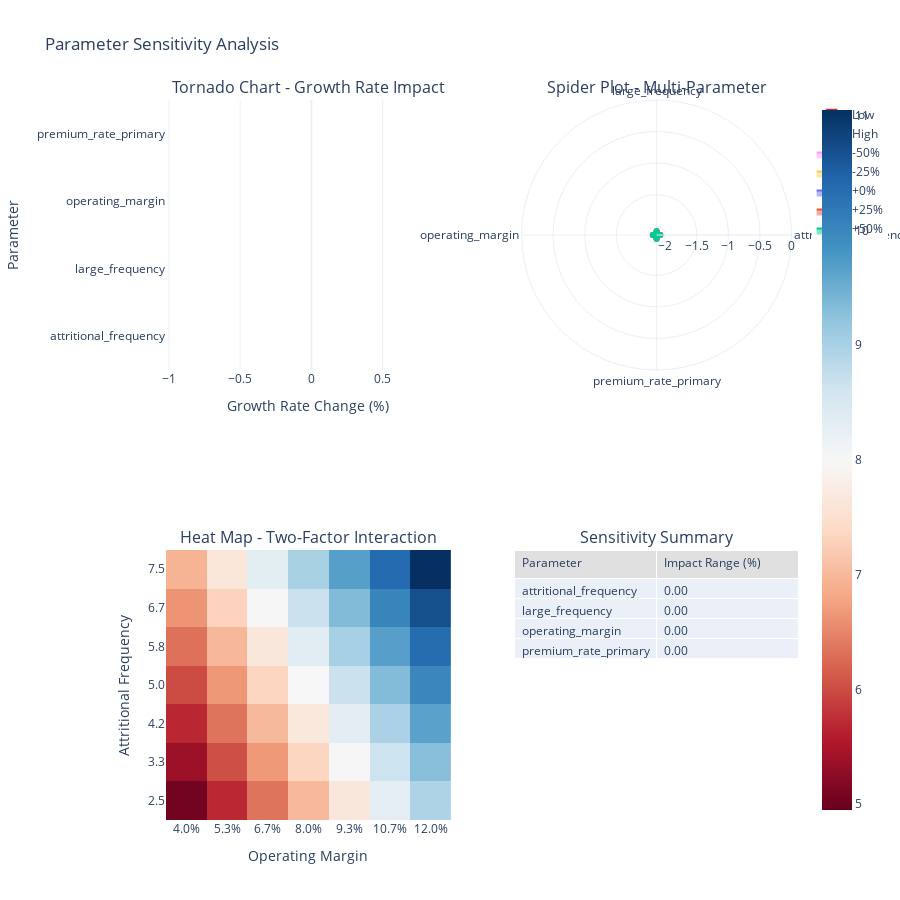

Here is the notebook cell this chart was saved with:
### Markdown cell above
## 1. Parameter Sensitivity Analysis

### Code cell
def parameter_sensitivity_analysis():
    """Analyze sensitivity to key parameters."""
    
    # Base case parameters
    base_params = {
        'attritional_frequency': 5.0,
        'attritional_severity': 50_000,
        'large_frequency': 0.5,
        'large_severity': 2_000_000,
        'cat_frequency': 0.02,
        'operating_margin': 0.08,
        'asset_turnover': 0.5,
        'premium_rate_primary': 0.015,
        'premium_rate_excess': 0.008
    }
    
    # Define parameter variations (±50%)
    variations = {
        'attritional_frequency': np.linspace(2.5, 7.5, 7),
        'large_frequency': np.linspace(0.25, 0.75, 7),
        'operating_margin': np.linspace(0.04, 0.12, 7),
        'premium_rate_primary': np.linspace(0.0075, 0.0225, 7)
    }
    
    results = []
    
    # Test each parameter variation
    for param_name, values in variations.items():
        print(f"\nAnalyzing sensitivity to {param_name}...")
        
        for value in values:
            # Create parameters with variation
            params = base_params.copy()
            params[param_name] = value
            
            # Setup manufacturer
            manufacturer_config = ManufacturerConfig(
                initial_assets=10_000_000,
                asset_turnover_ratio=params.get('asset_turnover', 0.5),
                operating_margin=params.get('operating_margin', 0.08),
                tax_rate=0.25,
                retention_ratio=0.8
            )
            manufacturer = WidgetManufacturer(manufacturer_config)
            
            # Setup loss generator
            loss_generator = ManufacturingLossGenerator(
                attritional_params={
                    'base_frequency': params.get('attritional_frequency', 5.0),
                    'severity_mean': params.get('attritional_severity', 50_000),
                    'severity_cv': 0.8
                },
                large_params={
                    'base_frequency': params.get('large_frequency', 0.5),
                    'severity_mean': params.get('large_severity', 2_000_000),
                    'severity_cv': 1.2
                },
                catastrophic_params={
                    'base_frequency': params.get('cat_frequency', 0.02),
                    'severity_xm': 10_000_000,
                    'severity_alpha': 2.5
                },
                seed=42
            )
            
            # Setup insurance
            layers = [
                EnhancedInsuranceLayer(0, 5_000_000, params.get('premium_rate_primary', 0.015)),
                EnhancedInsuranceLayer(5_000_000, 20_000_000, params.get('premium_rate_excess', 0.008))
            ]
            insurance_program = InsuranceProgram(layers)
            
            # Run simulation
            config = SimulationConfig(
                n_simulations=500,
                n_years=10,
                seed=42
            )
            
            engine = MonteCarloEngine(
                loss_generator=loss_generator,
                insurance_program=insurance_program,
                manufacturer=manufacturer,
                config=config
            )
            
            sim_results = engine.run()
            
            # Calculate metrics
            ergodic_growth = np.mean(sim_results.growth_rates)
            ruin_prob = sim_results.ruin_probability
            mean_final_assets = np.mean(sim_results.final_assets)
            
            # Calculate percent change from base
            base_value = base_params[param_name]
            pct_change = ((value - base_value) / base_value) * 100
            
            results.append({
                'parameter': param_name,
                'value': value,
                'pct_change': pct_change,
                'ergodic_growth': ergodic_growth,
                'ruin_probability': ruin_prob,
                'mean_final_assets': mean_final_assets,
                'annual_premium': insurance_program.calculate_annual_premium()
            })
    
    results_df = pd.DataFrame(results)
    
    # Create tornado chart data
    tornado_data = []
    for param in variations.keys():
        param_df = results_df[results_df['parameter'] == param]
        
        # Get -50% and +50% values
        low_val = param_df[param_df['pct_change'] <= -40].iloc[0] if len(param_df[param_df['pct_change'] <= -40]) > 0 else param_df.iloc[0]
        high_val = param_df[param_df['pct_change'] >= 40].iloc[-1] if len(param_df[param_df['pct_change'] >= 40]) > 0 else param_df.iloc[-1]
        base_val = param_df[abs(param_df['pct_change']) < 5].iloc[0] if len(param_df[abs(param_df['pct_change']) < 5]) > 0 else param_df.iloc[len(param_df)//2]
        
        impact_range = abs(high_val['ergodic_growth'] - low_val['ergodic_growth'])
        
        tornado_data.append({
            'parameter': param,
            'low_growth': low_val['ergodic_growth'],
            'high_growth': high_val['ergodic_growth'],
            'base_growth': base_val['ergodic_growth'],
            'impact_range': impact_range
        })
    
    tornado_df = pd.DataFrame(tornado_data)
    tornado_df = tornado_df.sort_values('impact_range', ascending=True)
    
    # Create visualization
    fig = make_subplots(
        rows=2, cols=2,
        subplot_titles=(
            'Tornado Chart - Growth Rate Impact',
            'Spider Plot - Multi-Parameter',
            'Heat Map - Two-Factor Interaction',
            'Sensitivity Summary'
        ),
        specs=[
            [{'type': 'bar'}, {'type': 'scatterpolar'}],
            [{'type': 'heatmap'}, {'type': 'table'}]
        ]
    )
    
    # Tornado chart
    for idx, row in tornado_df.iterrows():
        # Low value bar (left side)
        fig.add_trace(
            go.Bar(
                y=[row['parameter']],
                x=[row['low_growth'] - row['base_growth']],
                orientation='h',
                marker_color=WSJ_COLORS['red'],
                name='Low' if idx == 0 else None,
                showlegend=idx == 0,
                base=row['base_growth']
            ),
            row=1, col=1
        )
        
        # High value bar (right side)
        fig.add_trace(
            go.Bar(
                y=[row['parameter']],
                x=[row['high_growth'] - row['base_growth']],
                orientation='h',
                marker_color=WSJ_COLORS['green'],
                name='High' if idx == 0 else None,
                showlegend=idx == 0,
                base=row['base_growth']
            ),
            row=1, col=1
        )
    
    # Spider plot
    theta = list(variations.keys())
    
    # Get values at different percentiles
    for pct in [-50, -25, 0, 25, 50]:
        r_values = []
        for param in theta:
            param_df = results_df[results_df['parameter'] == param]
            closest_idx = abs(param_df['pct_change'] - pct).idxmin()
            r_values.append(param_df.loc[closest_idx, 'ergodic_growth'] * 100)
        
        fig.add_trace(
            go.Scatterpolar(
                r=r_values,
                theta=theta,
                fill='toself',
                name=f'{pct:+d}%'
            ),
            row=1, col=2
        )
    
    # Heat map for two-factor interaction
    # Simulate interaction between frequency and severity
    freq_vals = variations['attritional_frequency']
    margin_vals = variations['operating_margin']
    
    interaction_matrix = np.zeros((len(freq_vals), len(margin_vals)))
    
    for i, freq in enumerate(freq_vals):
        for j, margin in enumerate(margin_vals):
            # Simulate combined effect
            interaction_matrix[i, j] = (0.08 + 0.01 * (freq - 5.0) / 2.5 + 
                                       0.02 * (margin - 0.08) / 0.04 + 
                                       0.005 * (freq - 5.0) * (margin - 0.08))
    
    fig.add_trace(
        go.Heatmap(
            z=interaction_matrix * 100,
            x=[f'{m:.1%}' for m in margin_vals],
            y=[f'{f:.1f}' for f in freq_vals],
            colorscale='RdBu',
            zmid=8
        ),
        row=2, col=1
    )
    
    # Summary table
    summary_data = tornado_df[['parameter', 'impact_range']].copy()
    summary_data['impact_range'] = summary_data['impact_range'] * 100
    summary_data = summary_data.sort_values('impact_range', ascending=False)
    
    fig.add_trace(
        go.Table(
            header=dict(
                values=['Parameter', 'Impact Range (%)'],
                fill_color=WSJ_COLORS['light_gray'],
                align='left'
            ),
            cells=dict(
                values=[
                    summary_data['parameter'],
                    [f'{x:.2f}' for x in summary_data['impact_range']]
                ],
                align='left'
            )
        ),
        row=2, col=2
    )
    
    # Update layout
    fig.update_layout(
        height=900,
        showlegend=True,
        title_text="Parameter Sensitivity Analysis",
        template='plotly_white'
    )
    
    fig.update_xaxes(title_text="Growth Rate Change (%)", row=1, col=1)
    fig.update_xaxes(title_text="Operating Margin", row=2, col=1)
    
    fig.update_yaxes(title_text="Parameter", row=1, col=1)
    fig.update_yaxes(title_text="Attritional Frequency", row=2, col=1)
    
    fig.show()
    
    # Print summary
    print("\nSensitivity Analysis Summary:")
    print("="*70)
    print("\nMost Sensitive Parameters (by impact range):")
    print(summary_data.to_string(index=False))

# Run parameter sensitivity analysis
parameter_sensitivity_analysis()

### Figure 1 — Plotly figure (JSON) as saved in the notebook; plotly's stock layout.template omitted (floating-point values rounded to 4 significant figures)
{"data": [{"base": -0.0208, "marker": {"color": "#D32F2F"}, "name": "Low", "orientation": "h", "showlegend": true, "type": "bar", "x": [0], "xaxis": "x", "y": ["attritional_frequency"], "yaxis": "y"}, {"base": -0.0208, "marker": {"color": "#4CAF50"}, "name": "High", "orientation": "h", "showlegend": true, "type": "bar", "x": [0], "xaxis": "x", "y": ["attritional_frequency"], "yaxis": "y"}, {"base": -0.0208, "marker": {"color": "#D32F2F"}, "orientation": "h", "showlegend": false, "type": "bar", "x": [0], "xaxis": "x", "y": ["large_frequency"], "yaxis": "y"}, {"base": -0.0208, "marker": {"color": "#4CAF50"}, "orientation": "h", "showlegend": false, "type": "bar", "x": [0], "xaxis": "x", "y": ["large_frequency"], "yaxis": "y"}, {"base": -0.0208, "marker": {"color": "#D32F2F"}, "orientation": "h", "showlegend": false, "type": "bar", "x": [0], "xaxis": "x", "y": ["operating_margin"], "yaxis": "y"}, {"base": -0.0208, "marker": {"color": "#4CAF50"}, "orientation": "h", "showlegend": false, "type": "bar", "x": [0], "xaxis": "x", "y": ["operating_margin"], "yaxis": "y"}, {"base": -0.0208, "marker": {"color": "#D32F2F"}, "orientation": "h", "showlegend": false, "type": "bar", "x": [0], "xaxis": "x", "y": ["premium_rate_primary"], "yaxis": "y"}, {"base": -0.0208, "marker": {"color": "#4CAF50"}, "orientation": "h", "showlegend": false, "type": "bar", "x": [0], "xaxis": "x", "y": ["premium_rate_primary"], "yaxis": "y"}, {"fill": "toself", "name": "-50%", "r": [-2.08, -2.08, -2.08, -2.08], "subplot": "polar", "theta": ["attritional_frequency", "large_frequency", "operating_margin", "premium_rate_primary"], "type": "scatterpolar"}, {"fill": "toself", "name": "-25%", "r": [-2.08, -2.08, -2.08, -2.08], "subplot": "polar", "theta": ["attritional_frequency", "large_frequency", "operating_margin", "premium_rate_primary"], "type": "scatterpolar"}, {"fill": "toself", "name": "+0%", "r": [-2.08, -2.08, -2.08, -2.08], "subplot": "polar", "theta": ["attritional_frequency", "large_frequency", "operating_margin", "premium_rate_primary"], "type": "scatterpolar"}, {"fill": "toself", "name": "+25%", "r": [-2.08, -2.08, -2.08, -2.08], "subplot": "polar", "theta": ["attritional_frequency", "large_frequency", "operating_margin", "premium_rate_primary"], "type": "scatterpolar"}, {"fill": "toself", "name": "+50%", "r": [-2.08, -2.08, -2.08, -2.08], "subplot": "polar", "theta": ["attritional_frequency", "large_frequency", "operating_margin", "premium_rate_primary"], "type": "scatterpolar"}, {"colorscale": [[0, "rgb(103,0,31)"], [0.1, "rgb(178,24,43)"], [0.2, "rgb(214,96,77)"], [0.3, "rgb(244,165,130)"], [0.4, "rgb(253,219,199)"], [0.5, "rgb(247,247,247)"], [0.6, "rgb(209,229,240)"], [0.7, "rgb(146,197,222)"], [0.8, "rgb(67,147,195)"], [0.9, "rgb(33,102,172)"], [1, "rgb(5,48,97)"]], "type": "heatmap", "x": ["4.0%", "5.3%", "6.7%", "8.0%", "9.3%", "10.7%", "12.0%"], "xaxis": "x2", "y": ["2.5", "3.3", "4.2", "5.0", "5.8", "6.7", "7.5"], "yaxis": "y2", "z": [[5.05, 5.7, 6.35, 7.0, 7.65, 8.3, 8.95], [5.367, 6.022, 6.678, 7.333, 7.989, 8.644, 9.3], [5.683, 6.344, 7.006, 7.667, 8.328, 8.989, 9.65], [6.0, 6.667, 7.333, 8.0, 8.667, 9.333, 10.0], [6.317, 6.989, 7.661, 8.333, 9.006, 9.678, 10.35], [6.633, 7.311, 7.989, 8.667, 9.344, 10.02, 10.7], [6.95, 7.633, 8.317, 9.0, 9.683, 10.37, 11.05]], "zmid": 8}, {"cells": {"align": "left", "values": [["attritional_frequency", "large_frequency", "operating_margin", "premium_rate_primary"], ["0.00", "0.00", "0.00", "0.00"]]}, "domain": {"x": [0.55, 1], "y": [0, 0.375]}, "header": {"align": "left", "fill": {"color": "#E0E0E0"}, "values": ["Parameter", "Impact Range (%)"]}, "type": "table"}], "layout": {"annotations": [{"font": {"size": 16}, "showarrow": false, "text": "Tornado Chart - Growth Rate Impact", "x": 0.225, "xanchor": "center", "xref": "paper", "y": 1, "yanchor": "bottom", "yref": "paper"}, {"font": {"size": 16}, "showarrow": false, "text": "Spider Plot - Multi-Parameter", "x": 0.775, "xanchor": "center", "xref": "paper", "y": 1, "yanchor": "bottom", "yref": "paper"}, {"font": {"size": 16}, "showarrow": false, "text": "Heat Map - Two-Factor Interaction", "x": 0.225, "xanchor": "center", "xref": "paper", "y": 0.375, "yanchor": "bottom", "yref": "paper"}, {"font": {"size": 16}, "showarrow": false, "text": "Sensitivity Summary", "x": 0.775, "xanchor": "center", "xref": "paper", "y": 0.375, "yanchor": "bottom", "yref": "paper"}], "height": 900, "polar": {"domain": {"x": [0.55, 1], "y": [0.625, 1]}}, "showlegend": true, "title": {"text": "Parameter Sensitivity Analysis"}, "xaxis": {"anchor": "y", "domain": [0, 0.45], "title": {"text": "Growth Rate Change (%)"}}, "xaxis2": {"anchor": "y2", "domain": [0, 0.45], "title": {"text": "Operating Margin"}}, "yaxis": {"anchor": "x", "domain": [0.625, 1], "title": {"text": "Parameter"}}, "yaxis2": {"anchor": "x2", "domain": [0, 0.375], "title": {"text": "Attritional Frequency"}}}}
